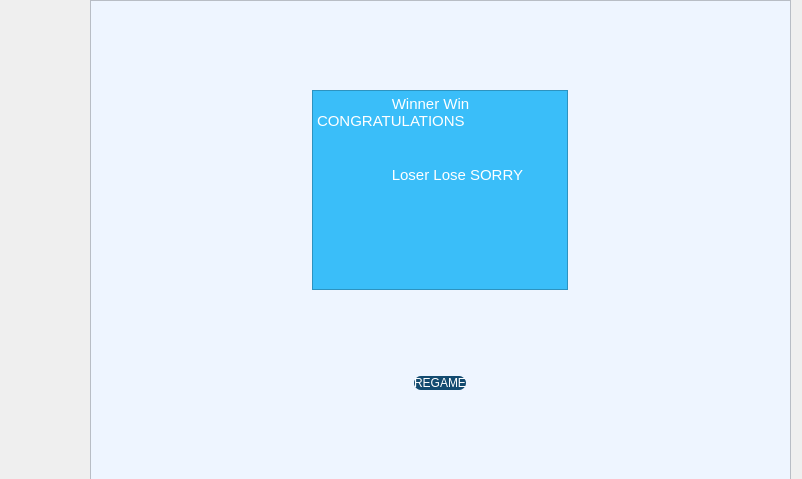
<?xml version="1.0" encoding="UTF-8"?>
<ui version="4.0">
 <class>Dialog</class>
 <widget class="QDialog" name="Dialog">
  <property name="geometry">
   <rect>
    <x>0</x>
    <y>0</y>
    <width>802</width>
    <height>479</height>
   </rect>
  </property>
  <property name="windowTitle">
   <string>Dialog</string>
  </property>
  <widget class="QFrame" name="frame">
   <property name="geometry">
    <rect>
     <x>90</x>
     <y>0</y>
     <width>701</width>
     <height>481</height>
    </rect>
   </property>
   <property name="styleSheet">
    <string notr="true">QFrame {
background-color:rgb(238, 245, 255);
}</string>
   </property>
   <property name="frameShape">
    <enum>QFrame::StyledPanel</enum>
   </property>
   <property name="frameShadow">
    <enum>QFrame::Raised</enum>
   </property>
   <layout class="QVBoxLayout" name="verticalLayout">
    <item alignment="Qt::AlignHCenter">
     <widget class="QTextEdit" name="textEdit">
      <property name="maximumSize">
       <size>
        <width>363</width>
        <height>200</height>
       </size>
      </property>
      <property name="styleSheet">
       <string notr="true">QTextEdit {
 background-color:rgb(58, 190, 249);
color:white;
}</string>
      </property>
      <property name="html">
       <string>&lt;!DOCTYPE HTML PUBLIC &quot;-//W3C//DTD HTML 4.0//EN&quot; &quot;http://www.w3.org/TR/REC-html40/strict.dtd&quot;&gt;
&lt;html&gt;&lt;head&gt;&lt;meta name=&quot;qrichtext&quot; content=&quot;1&quot; /&gt;&lt;meta charset=&quot;utf-8&quot; /&gt;&lt;style type=&quot;text/css&quot;&gt;
p, li { white-space: pre-wrap; }
hr { height: 1px; border-width: 0; }
li.unchecked::marker { content: &quot;\2610&quot;; }
li.checked::marker { content: &quot;\2612&quot;; }
&lt;/style&gt;&lt;/head&gt;&lt;body style=&quot; font-family:'Ubuntu'; font-size:11pt; font-weight:400; font-style:normal;&quot;&gt;
&lt;p style=&quot; margin-top:0px; margin-bottom:0px; margin-left:0px; margin-right:0px; -qt-block-indent:0; text-indent:0px;&quot;&gt;                  Winner Win   CONGRATULATIONS&lt;/p&gt;
&lt;p style=&quot;-qt-paragraph-type:empty; margin-top:0px; margin-bottom:0px; margin-left:0px; margin-right:0px; -qt-block-indent:0; text-indent:0px;&quot;&gt;&lt;br /&gt;&lt;/p&gt;
&lt;p style=&quot;-qt-paragraph-type:empty; margin-top:0px; margin-bottom:0px; margin-left:0px; margin-right:0px; -qt-block-indent:0; text-indent:0px;&quot;&gt;&lt;br /&gt;&lt;/p&gt;
&lt;p style=&quot; margin-top:0px; margin-bottom:0px; margin-left:0px; margin-right:0px; -qt-block-indent:0; text-indent:0px;&quot;&gt;                  Loser Lose SORRY&lt;/p&gt;&lt;/body&gt;&lt;/html&gt;</string>
      </property>
     </widget>
    </item>
    <item alignment="Qt::AlignHCenter">
     <widget class="QPushButton" name="pushButton">
      <property name="styleSheet">
       <string notr="true">QPushButton{
border-radius:7px;
background:rgb(19, 75, 112);
color:white;
}

QPushButton::hover{
 background:rgb(80, 140, 155);
}
QPushButton::pressed {
background:rgb(167, 230, 255);
}</string>
      </property>
      <property name="text">
       <string>REGAME</string>
      </property>
     </widget>
    </item>
   </layout>
  </widget>
 </widget>
 <resources/>
 <connections/>
</ui>
